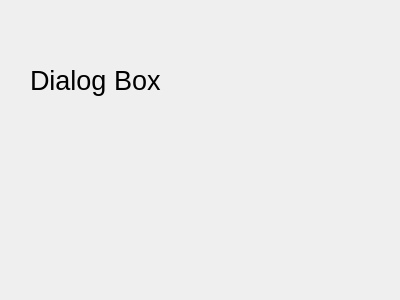
<?xml version="1.0" encoding="UTF-8"?>
<ui version="4.0">
 <class>Dialog</class>
 <widget class="QDialog" name="Dialog">
  <property name="geometry">
   <rect>
    <x>0</x>
    <y>0</y>
    <width>400</width>
    <height>300</height>
   </rect>
  </property>
  <property name="windowTitle">
   <string>Dialog</string>
  </property>
  <widget class="QLabel" name="label">
   <property name="geometry">
    <rect>
     <x>30</x>
     <y>50</y>
     <width>231</width>
     <height>61</height>
    </rect>
   </property>
   <property name="font">
    <font>
     <pointsize>20</pointsize>
    </font>
   </property>
   <property name="frameShape">
    <enum>QFrame::NoFrame</enum>
   </property>
   <property name="lineWidth">
    <number>-1</number>
   </property>
   <property name="text">
    <string>Dialog Box</string>
   </property>
  </widget>
 </widget>
 <resources/>
 <connections/>
</ui>
